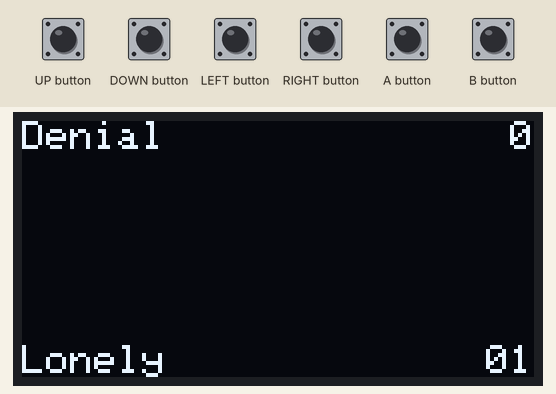
Simulated run of this sketch. Board: Arduboy, built with avr-gcc and run on an emulated ATmega32U4. Parts: 128×64 one-colour display. Inputs (shaded band) come from the test bench.

Above: at 1.2 s.
1.3 s: DOWN button pressed for 0.15 s
At 2.5 s:
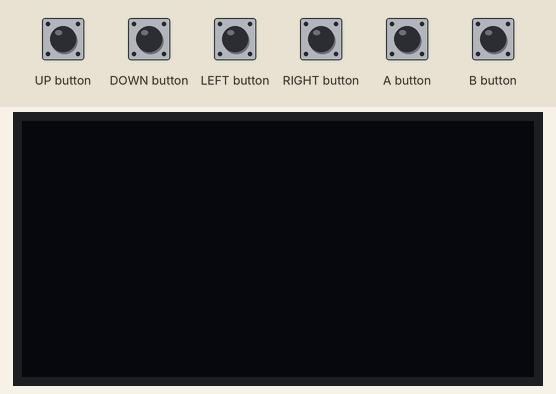
2.9 s: DOWN button pressed for 1 s
At 3.65 s:
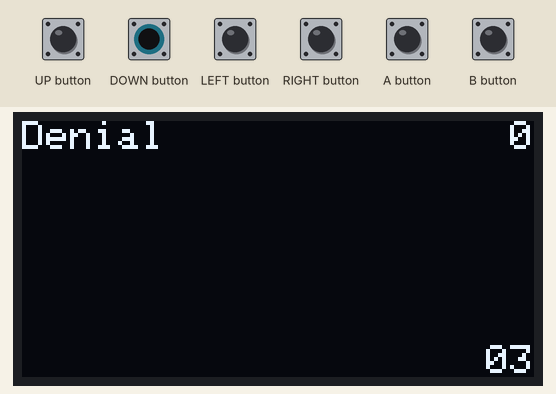
Timing chart, 0 to 5.9 s (numbered marks = the images above; inputs shaded):
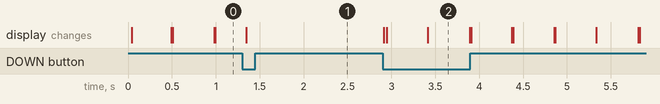

The sketch:

boxhead.ino
```cpp
/* Boxhead: Tamagotchi Clone
 *
 * Version 1:
 *    - He lives till the player closes the game.
 *    - Score is based off the time you keep Mr. Boxhead alive.
 *    - Night is a factor so every 10 hours you much interact with him.
 *          (8 hours roughly to sleep)
 *    - Feed, talk to, and play games with Mr. Boxhead.
 *    - If needs are not met in 24 hours then the rate of gaining a score goes
 *      down.
 *    - If multiplier is 0 then you lose.
 *    - Achievements per time period shown as  QR Code:
 *        - "First Second!" - You made it past the first second!
 *    =
 */

#include <Arduboy2.h>

#include "game.h"

Arduboy2 arduboy;

Game game = Game(arduboy);

Screen screen = Screen::Home;

constexpr int8_t frameRate = 60;

void setup() {
    arduboy.begin();
    arduboy.setFrameRate(frameRate);
}

void loop() {
    if (!arduboy.nextFrame()) {
        return;
    }

    game.trackTime();

    arduboy.pollButtons();

    // Input: undefined
    if (arduboy.justPressed(UP_BUTTON)) {
        game.entertain();
    }

    // Input: Feed
    if (arduboy.justPressed(RIGHT_BUTTON)) {
        game.feed();
    }

    // Input: Hide/show the HUD
    if (arduboy.justPressed(DOWN_BUTTON)) {
        game.toggleHUD();
    }

    // Input: Talk
    if (arduboy.justPressed(LEFT_BUTTON)) {
        game.talkTo();
    }

    // Input: undefined
    if (arduboy.justPressed(A_BUTTON)) {
    }

    // Input: undefined
    if (arduboy.justPressed(B_BUTTON)) {
    }

    game.checkMultiplier();
    switch (game.getCurrentScreen()) {
        case Screen::GameOver:
            game.displayGameOver();
            break;
        case Screen::Home:
        default:
            game.displayHome();
            break;
    }

    arduboy.display(CLEAR_BUFFER);
}
```

game.cpp
```cpp
#include "game.h"

#include <Arduboy2.h>

Game::Game(Arduboy2 arduboy) : arduboy(arduboy){};

void Game::trackTime() { incrementTimespan(); };

void Game::displayHome() {
    if (!hideHUD) {
        printStatus();
        printScore();
        printNeeds();
        printTimespan();
    }
};

void Game::displayGameOver() {
    int8_t statusLength = countChars(getStatus());
    int16_t endScore = static_cast<int16_t>(score);
    int16_t endScoreLength = countDigits(endScore);

    arduboy.setCursor((WIDTH - (9 * 6)) / 2, 18);
    arduboy.println(F("Game Over"));

    arduboy.setCursor((WIDTH - ((statusLength + 6) * 6)) / 2, 28);
    arduboy.print(F("Felt: "));
    arduboy.print(getStatus());

    arduboy.setCursor((WIDTH - (endScoreLength * 6)) / 2, 38);
    arduboy.println(endScore);
};
```

game.h
```cpp
#include <Arduboy2.h>

enum class Screen {
    Home,
    GameOver,
};
enum class Need { Hungry, Lonely, Bored, Default };
enum class Status {
    Denial = 0,
    Anger = 5,
    Bargaining = 10,
    Depression = 15,
    Acceptance = 20,
    Annoyance = 25,
    Sceptical = 30
};

class Game {
   public:
    Game(Arduboy2 arduboy);

    // Tracks game time based off frame rate
    void trackTime();

    // Displays the current time span of the game
    void displayHome();

    void displayGameOver();

    // Toggles status, score, and timespan
    void toggleHUD() { hideHUD = !hideHUD; }

    // Checks if he has been feed in the last X hours
    void feed() {
        if (isHungry) {
            ++trust;
            multiplier += .00005;
            isHungry = !isHungry;
        }
    }

    // Checks if he has been talked to in the last X hours
    void talkTo() {
        if (isLonely) {
            ++trust;
            multiplier += .00005;
            isLonely = !isLonely;
        }
    }

    // Checks if he has been entertained in the last X hours
    void entertain() {
        if (isBored) {
            ++trust;
            multiplier += .00005;
            isBored = !isBored;
        }
    }

    // Checks if the multiplier is less than zero, which results in a game over
    void checkMultiplier() {
        if (multiplier <= 0) screen = Screen::GameOver;
    }

    // Gets current screen
    Screen getCurrentScreen() { return screen; };

   private:
    Arduboy2 arduboy;

    Status status = Status::Denial;
    Need need = Need::Default;
    Screen screen = Screen::Home;

    int16_t seconds = 0;
    int16_t minutes = 0;
    int16_t hours = 0;
    int16_t days = 0;
    int16_t years = 0;

    int16_t frames = 0;
    int16_t point = 0;

    double score = 0;
    double trust = 0;
    double multiplier = .0001;

    bool hideHUD = false;
    bool gameOver = false;
    bool isHungry = true;
    bool isLonely = true;
    bool isBored = true;

    // Ticks years, days, hours, minutes, second
    void incrementTimespan() {
        ++frames;

        // Second
        if (frames % 60 == 0) {
            if (frames > 90) {
                frames = 0;
            }
            ++seconds;
            ++point;
            score = point * multiplier;
            // Minute
            if (seconds == 60) {
                seconds = 0;
                ++minutes;
                multiplier += .0001;
                // Hour
                if (minutes == 60) {
                    minutes = 0;
                    ++hours;
                    multiplier += .001;

                    // Lower multiplier if not fed, talk to, or entertained in
                    // the last 24 hours
                    if (hours % 24 == 0) {
                        if (isHungry) {
                            multiplier -= 1;
                        } else {
                            isHungry = !isHungry;
                        }

                        if (isBored) {
                            multiplier -= 1;
                        } else {
                            isBored = !isBored;
                        }

                        if (isLonely) {
                            multiplier -= 1;
                        } else {
                            isLonely = !isLonely;
                        }
                    }

                    // Day
                    if (hours == 24) {
                        hours = 0;
                        ++days;
                        multiplier += .01;

                        // Year
                        if (days == 365) {
                            days = 0;
                            ++years;
                            multiplier += .1;
                        }
                    }
                }
            }
        }
    }

    // Counts the digits in a number
    template <typename T>
    T countDigits(T number) {
        int8_t digits = 0;
        if (number == 0) ++digits;
        while (number) {
            number /= 10;
            ++digits;
        }
        return digits;
    }

    // Counts the characters in a string
    int8_t countChars(char* string) {
        int8_t i = 0;
        while (string[i]) ++i;
        return i;
    }

    // Maps the current trust level to status
    void checkStatus() { status = static_cast<Status>(trust); };

    // Prints the current timespan
    void printTimespan() {
        int8_t count = 0;

        int16_t secondsLength = countDigits(seconds);

        int16_t timespan[] = {years, days, hours, minutes};

        for (size_t i = 0; i < 4; ++i) {
            int16_t span = timespan[i];
            int8_t digits = countDigits(span);
            if (span > 0) {
                count += digits + 1;
                if (digits == 1) {
                    ++count;
                }
            }
        }

        count += secondsLength;
        if (secondsLength == 1) {
            ++count;
        }

        arduboy.setCursor(WIDTH - (count * 6), HEIGHT - 8);

        for (size_t i = 0; i < 4; i++) {
            int16_t span = timespan[i];
            int8_t digits = countDigits(span);
            if (span > 0) {
                if (digits == 1) {
                    arduboy.print(0);
                }
                arduboy.print(span);
                arduboy.print(F(":"));
            }
        }

        if (secondsLength == 1) {
            arduboy.print(0);
        }
        arduboy.print(seconds);
    }

    // Prints the current score
    void printScore() {
        int16_t map = static_cast<int16_t>(score);
        int8_t digits = countDigits(map);
        arduboy.setCursor(WIDTH - (digits * 6), 0);
        arduboy.print(map);
    }

    // Prints Mr.Boxhead's status
    void printStatus() {
        checkStatus();
        arduboy.setCursor(0, 0);
        arduboy.print(getStatus());
    };

    // Prints the missing needs such as being hungry, feeling lonely, or
    // bored.
    void printNeeds() {
        switch (need) {
            case Need::Bored:
                if (isBored && (frames > 0 && frames < 30)) {
                    arduboy.setCursor(0, HEIGHT - 8);
                    arduboy.print(F("Bored"));
                }

                if (frames == 30) {
                    need = Need::Hungry;
                }
                break;
            case Need::Hungry:
                if (isHungry && (frames > 30 && frames < 60)) {
                    arduboy.setCursor(0, HEIGHT - 8);
                    arduboy.print(F("Hungry"));
                }

                if (frames == 60) {
                    need = Need::Lonely;
                }
                break;
            case Need::Lonely:
                if (isLonely && (frames > 60 && frames < 90)) {
                    arduboy.setCursor(0, HEIGHT - 8);
                    arduboy.print(F("Lonely"));
                }

                if (frames == 90) {
                    need = Need::Default;
                }
                break;
            case Need::Default:
                need = Need::Bored;
                break;
            default:
                break;
        }
    };

    // Gets status enum as string
    char* getStatus() {
        switch (status) {
            case Status::Denial:
            default:
                return "Denial";
            case Status::Anger:
                return "Anger";
            case Status::Bargaining:
                return "Bargaining";
            case Status::Depression:
                return "Depression";
            case Status::Acceptance:
                return "Acceptance";
            case Status::Annoyance:
                return "Annoyance";
            case Status::Sceptical:
                return "Sceptical";
        }
    };
};
```

Measured:
- after the input at 2.9 s, the display: first changes at once (image 2 shows a later state)
- what the display in image 2 shows lasts 0.5 s, from 3.4 s to 3.9 s
